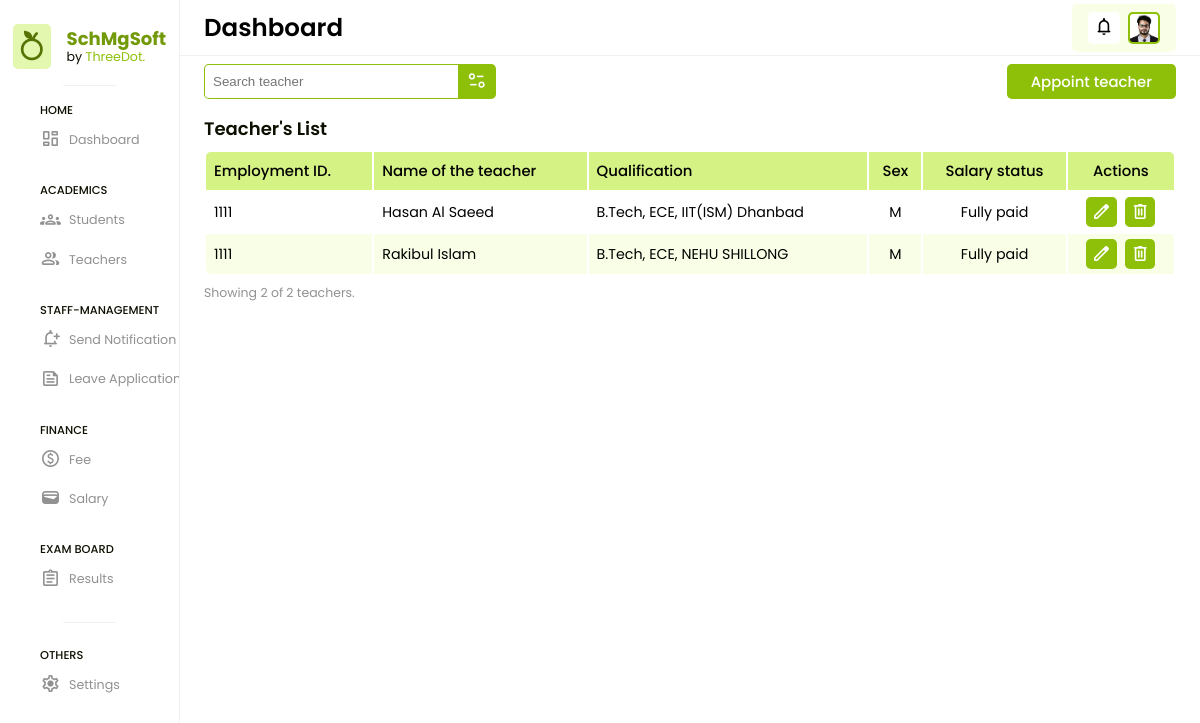
/teachers (signed in), run on the app's committed database.
### app/models.py (models this page shows, shortened)
class CustomUser(AbstractUser):
    USER = (
        (1, 'ADMIN'),
        (2, 'TEACHER'),
        (3, 'STUDENT')
    )
    user_type = models.CharField(choices=USER, max_length=20, default=1)
    profile_pic = models.ImageField(upload_to='media/profile_pic')
    city = models.CharField(max_length=200, blank=True)
    country = models.CharField(max_length=200, blank=True)

class Teacher(models.Model):
    admin = models.OneToOneField(CustomUser, on_delete=models.CASCADE)
    qualification = models.TextField()
    sex = models.CharField(max_length=20)
    dob = models.DateField()
    mobile_no = models.PositiveIntegerField()
    pan_no = models.CharField(max_length=10)
    aadhaar_no = models.PositiveBigIntegerField()
    vill_town = models.CharField(max_length=200)
    post_office = models.CharField(max_length=200)
    police_station = models.CharField(max_length=200)
    district = models.CharField(max_length=200)
    state = models.CharField(max_length=200)
    country = models.CharField(max_length=200)
    pin = models.PositiveIntegerField()
    bank_name = models.CharField(max_length=350)
    account_no = models.PositiveIntegerField()
    branch_name = models.CharField(max_length=350)
    ifsc = models.CharField(max_length=100)
    teacher_photo = models.ImageField(upload_to='media/profile_pic')
    cv_resume = models.FileField(upload_to='media/teachers/certificates')
    created_at = models.DateTimeField(auto_now_add=True)
    updated_at = models.DateTimeField(auto_now=True)

### SchMgSoft/admin_views.py (the view, shortened to what this page needs)
# urls.py: path('teachers', admin_views.TEACHERS, name='teachers'),
@login_required(login_url='/')
def TEACHERS(request):
    teachers = Teacher.objects.all()
    teacher_count = Teacher.objects.count()
    context = {
        'teachers': teachers,
        'teacher_count': teacher_count
    }
    return render(request, 'admin/teachers.html', context)

### templates/admin/teachers.html
{% extends "base.html" %} {% load static %}
{% block htmlhead %}
<link rel="stylesheet" href="{% static 'css/teachers.css' %}" />
{% endblock htmlhead %} {% block content %}
{% include "header.html" %}
<div class="action-bar">
  <form action="" class="filter-form">
    <div class="input-group">
      <input
        type="text"
        name="filter"
        id="filter"
        placeholder="Search teacher"
      />
      <div class="icon">
        <span class="material-symbols-rounded"> page_info </span>
      </div>
    </div>
  </form>
  <div class="btn" id="appointTeacherBtn">
    <p>Appoint teacher</p>
  </div>
</div>
<div class="teacher-data">
  <h3>Teacher's List</h3>
  <table>
    <thead>
      <tr>
        <th>Employment ID.</th>
        <th>Name of the teacher</th>
        <th>Qualification</th>
        <th style="text-align: center">Sex</th>
        <th style="text-align: center">Salary status</th>
        <th style="text-align: center">Actions</th>
      </tr>
    </thead>
    <tbody>
      {% for i in teachers %}
      <tr>
        <td>1111</td>
        <td>{{ i.admin.first_name }}&nbsp;{{ i.admin.last_name }}</td>
        <td>{{ i.qualification }}</td>
        {% if i.sex == 'Male' %}
        <td style="text-align: center">M</td>
        {% elif i.sex == 'Female' %}
        <td style="text-align: center">F</td>
        {% else %}
        <td style="text-align: center">NA</td>
        {% endif %}
        <td style="text-align: center">Fully paid</td>
        <td
          style="
            display: flex;
            flex-direction: row;
            gap: 0.5rem;
            align-items: center;
            justify-content: center;
          "
        >
          <a href="{% url 'edit_teacher' i.id %}">
            <span class="material-symbols-rounded"> edit </span>
          </a>
          <a href="{% url 'delete_teacher' i.admin.id %}">
            <span class="material-symbols-rounded"> delete </span>
          </a>
        </td>
      </tr>
      {% endfor %}
    </tbody>
  </table>
  <p class="indicator">
    Showing {{ teacher_count }} of {{ teacher_count }} teachers.
  </p>
</div>
{% include 'messages.html' %}
{% include 'admin/appoint_teacher.html' %} {% endblock %}

### templates/header.html (shortened to what this page needs)
{% load static %}
{% block htmlhead %}
<link rel="stylesheet" href="{% static 'css/header.css' %}" />
{% endblock htmlhead %} {% block content %}
<header>
  <h3>Dashboard</h3>
  <div class="right">
    <div class="notification">
      <span class="material-symbols-rounded"> notifications </span>
    </div>
    <div class="user" id="pofile">
      {% if user.profile_pic == "" %}
      <img
        src="{% static 'assets/images/avatar.svg' %}"
        alt="Profile picture"
      />
      {% else %}
      <img
        src="{{ user.profile_pic }}"
        alt="Profile picture"
      />
      {% endif %}
    </div>
  </div>
</header>
{% endblock %}

### static/css/style.css (style rules this page uses)
:root { --lightest: #e3f7ae; --lighter: #d5f285; --light: #c7ee5c; --normal: #abe60b; --dark: #8ec009; --darker: #729907; --darkest: #567306; --dark-bg: #222e02; --light-bg: #f8ffe6; --dark-txt: #0c1001; --light-txt: #919191; }
*, *:before, *:after { margin: 0; padding: 0; box-sizing: border-box; font-synthesis: none; -webkit-font-smoothing: antialiased; -moz-osx-font-smoothing: grayscale; text-rendering: optimizeLegibility; }
html { scroll-behavior: smooth; }
body { margin: 0; padding: 0; min-width: 100vw; min-height: 100vh; font-family: "Poppins", sans-serif; font-synthesis: none; -webkit-font-smoothing: antialiased; -moz-osx-font-smoothing: grayscale; text-rendering: optimizeLegibility; background-color: #fff; overflow: hidden; }
a { padding: 0; margin: 0; text-decoration: none; cursor: pointer; }
.material-symbols-rounded { font-size: 1.31rem; }

### static/css/teachers.css (style rules this page uses)
:root { --lightest: #e3f7ae; --lighter: #d5f285; --light: #c7ee5c; --normal: #abe60b; --dark: #8ec009; --darker: #729907; --darkest: #567306; --dark-bg: #222e02; --light-bg: #f8ffe6; --dark-txt: #0c1001; --light-txt: #919191; }
.action-bar { padding: 0.5rem 1.5rem; width: 100%; display: flex; flex-direction: row; align-items: center; justify-content: space-between; }
.action-bar .filter-form { width: 30%; height: 35px; display: flex; align-items: center; justify-content: center; }
.action-bar .filter-form .input-group { width: 100%; height: 100%; display: flex; flex-direction: row; align-items: center; justify-content: center; }
.action-bar .filter-form .input-group input { padding: 0.5rem; width: 87%; height: 100%; background: #fff; border: 1px solid var(--dark); border-right: transparent; border-radius: 0.3rem 0 0 0.3rem; }
.action-bar .filter-form .input-group .icon { width: 13%; height: 100%; display: flex; align-items: center; justify-content: center; background-color: var(--dark); border-radius: 0 0.3rem 0.3rem 0; }
.action-bar .filter-form .input-group .icon span { color: #fff; }
.action-bar .btn { padding: 0.5rem 1.5rem; width: fit-content; height: 35px; display: flex; align-items: center; justify-content: center; background-color: var(--dark); border-radius: 0.3rem; transition: all 0.3s; -webkit-transition: all 0.3s; }
.action-bar .btn p { font-size: 0.931rem; font-weight: 500; color: #fff; }
.teacher-data { padding: 0.5rem 1.5rem; width: 100%; display: flex; flex-direction: column; gap: 0.5rem; align-items: start; justify-content: center; }
.teacher-data h3 { font-size: 1.131rem; font-weight: 600; color: var(--dark-txt); text-align: left; }
table { width: 100%; }
table thead { background-color: var(--lighter); }
table thead th { padding: 0.5rem; font-size: 0.931rem; font-weight: 500; text-align: left; }
table thead th:first-child { border-top-left-radius: 0.3rem; }
table thead th:last-child { border-top-right-radius: 0.3rem; }
table tbody tr:nth-child(even) { background-color: var(--light-bg); }
table tbody tr:last-child td:first-child { border-bottom-left-radius: 0.3rem; }
table tbody tr:last-child td:last-child { border-bottom-right-radius: 0.3rem; }
table tbody tr td { padding: 0.3rem 0.5rem; font-size: 0.891rem; }
table tbody tr td a { padding: 0.3rem; width: fit-content; display: flex; flex-direction: row; align-items: center; justify-content: center; gap: 0.5rem; background-color: var(--dark); border-radius: 0.3rem; transition: all 0.3s; -webkit-transition: all 0.3s; }
table tbody tr td a span { font-size: 0.931rem; }
table tbody tr td a:link, table tbody tr td a:visited, table tbody tr td a:active, table tbody tr td a:hover { color: #fff; font-size: 0.891rem; font-weight: 500; }
.indicator { font-size: 0.781rem; color: var(--light-txt); text-align: left; }

### static/css/sidebar.css (style rules this page uses)
:root { --lightest: #e3f7ae; --lighter: #d5f285; --light: #c7ee5c; --normal: #abe60b; --dark: #8ec009; --darker: #729907; --darkest: #567306; --dark-bg: #222e02; --light-bg: #f8ffe6; --dark-txt: #0c1001; --light-txt: #919191; }

### static/css/messages.css (style rules this page uses)
:root { --lightest: #e3f7ae; --lighter: #d5f285; --light: #c7ee5c; --normal: #abe60b; --dark: #8ec009; --darker: #729907; --darkest: #567306; --dark-bg: #222e02; --light-bg: #f8ffe6; --dark-txt: #0c1001; --light-txt: #919191; }

### static/css/appoint_teacher.css (style rules this page uses)
:root { --lightest: #e3f7ae; --lighter: #d5f285; --light: #c7ee5c; --normal: #abe60b; --dark: #8ec009; --darker: #729907; --darkest: #567306; --dark-bg: #222e02; --light-bg: #f8ffe6; --dark-txt: #0c1001; --light-txt: #919191; }

### data on the page
CustomUser: profile_pic (picture)
Teacher: admin.first_name "Hasan", admin.last_name "Al Saeed", qualification "B.Tech, ECE, IIT(ISM) Dhanbad", sex "M"
Teacher: admin.first_name "Rakibul", admin.last_name "Islam", qualification "B.Tech, ECE, NEHU SHILLONG", sex "M"

### other printed values
{{ teacher_count }} "2"
